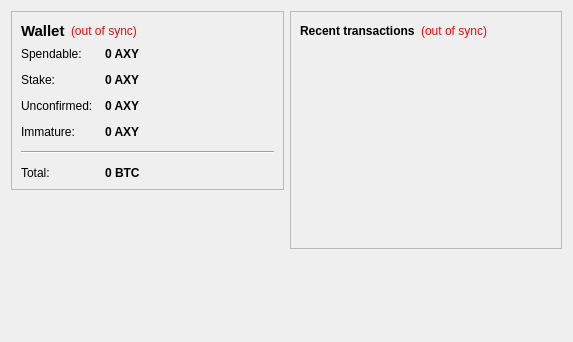
<?xml version="1.0" encoding="UTF-8"?>
<ui version="4.0">
 <class>OverviewPage</class>
 <widget class="QWidget" name="OverviewPage">
  <property name="geometry">
   <rect>
    <x>0</x>
    <y>0</y>
    <width>573</width>
    <height>342</height>
   </rect>
  </property>
  <property name="windowTitle">
   <string>Form</string>
  </property>
  <layout class="QHBoxLayout" name="horizontalLayout" stretch="1,1">
   <item>
    <layout class="QVBoxLayout" name="verticalLayout_2">
     <item>
      <widget class="QFrame" name="frame">
       <property name="frameShape">
        <enum>QFrame::StyledPanel</enum>
       </property>
       <property name="frameShadow">
        <enum>QFrame::Raised</enum>
       </property>
       <layout class="QVBoxLayout" name="verticalLayout_4">
        <item>
         <layout class="QHBoxLayout" name="horizontalLayout_4">
          <item>
           <widget class="QLabel" name="label_5">
            <property name="font">
             <font>
              <pointsize>11</pointsize>
              <weight>75</weight>
              <bold>true</bold>
             </font>
            </property>
            <property name="text">
             <string>Wallet</string>
            </property>
           </widget>
          </item>
          <item>
           <widget class="QLabel" name="labelWalletStatus">
            <property name="toolTip">
             <string>The displayed information may be out of date. Your wallet automatically synchronizes with the AUXYCOIN network after a connection is established, but this process has not completed yet.</string>
            </property>
            <property name="styleSheet">
             <string notr="true">QLabel { color: red; }</string>
            </property>
            <property name="text">
             <string notr="true">(out of sync)</string>
            </property>
            <property name="alignment">
             <set>Qt::AlignLeading|Qt::AlignLeft|Qt::AlignVCenter</set>
            </property>
           </widget>
          </item>
          <item>
           <spacer name="horizontalSpacer_2">
            <property name="orientation">
             <enum>Qt::Horizontal</enum>
            </property>
            <property name="sizeHint" stdset="0">
             <size>
              <width>40</width>
              <height>20</height>
             </size>
            </property>
           </spacer>
          </item>
         </layout>
        </item>
        <item>
         <layout class="QFormLayout" name="formLayout_2">
          <property name="fieldGrowthPolicy">
           <enum>QFormLayout::AllNonFixedFieldsGrow</enum>
          </property>
          <property name="horizontalSpacing">
           <number>12</number>
          </property>
          <property name="verticalSpacing">
           <number>12</number>
          </property>
          <item row="0" column="0">
           <widget class="QLabel" name="label">
            <property name="text">
             <string>Spendable:</string>
            </property>
           </widget>
          </item>
          <item row="0" column="1">
           <widget class="QLabel" name="labelBalance">
            <property name="font">
             <font>
              <weight>75</weight>
              <bold>true</bold>
             </font>
            </property>
            <property name="cursor">
             <cursorShape>IBeamCursor</cursorShape>
            </property>
            <property name="toolTip">
             <string>Your current spendable balance</string>
            </property>
            <property name="text">
             <string notr="true">0 AXY</string>
            </property>
            <property name="textInteractionFlags">
             <set>Qt::LinksAccessibleByMouse|Qt::TextSelectableByKeyboard|Qt::TextSelectableByMouse</set>
            </property>
           </widget>
          </item>
          <item row="1" column="0">
           <widget class="QLabel" name="label_6">
            <property name="text">
             <string>Stake:</string>
            </property>
           </widget>
          </item>
          <item row="1" column="1">
           <widget class="QLabel" name="labelStake">
            <property name="font">
             <font>
              <weight>75</weight>
              <bold>true</bold>
             </font>
            </property>
            <property name="cursor">
             <cursorShape>IBeamCursor</cursorShape>
            </property>
            <property name="toolTip">
             <string>Total of coins that was staked, and do not yet count toward the current balance</string>
            </property>
            <property name="text">
             <string notr="true">0 AXY</string>
            </property>
            <property name="textInteractionFlags">
             <set>Qt::LinksAccessibleByMouse|Qt::TextSelectableByKeyboard|Qt::TextSelectableByMouse</set>
            </property>
           </widget>
          </item>
          <item row="2" column="0">
           <widget class="QLabel" name="label_3">
            <property name="text">
             <string>Unconfirmed:</string>
            </property>
           </widget>
          </item>
          <item row="2" column="1">
           <widget class="QLabel" name="labelUnconfirmed">
            <property name="font">
             <font>
              <weight>75</weight>
              <bold>true</bold>
             </font>
            </property>
            <property name="cursor">
             <cursorShape>IBeamCursor</cursorShape>
            </property>
            <property name="toolTip">
             <string>Total of transactions that have yet to be confirmed, and do not yet count toward the current balance</string>
            </property>
            <property name="text">
             <string notr="true">0 AXY</string>
            </property>
            <property name="textInteractionFlags">
             <set>Qt::LinksAccessibleByMouse|Qt::TextSelectableByKeyboard|Qt::TextSelectableByMouse</set>
            </property>
           </widget>
          </item>
          <item row="3" column="0">
           <widget class="QLabel" name="labelImmatureText">
            <property name="text">
             <string>Immature:</string>
            </property>
           </widget>
          </item>
          <item row="3" column="1">
           <widget class="QLabel" name="labelImmature">
            <property name="font">
             <font>
              <weight>75</weight>
              <bold>true</bold>
             </font>
            </property>
            <property name="toolTip">
             <string>Mined balance that has not yet matured</string>
            </property>
            <property name="text">
             <string notr="true">0 AXY</string>
            </property>
            <property name="textInteractionFlags">
             <set>Qt::LinksAccessibleByMouse|Qt::TextSelectableByKeyboard|Qt::TextSelectableByMouse</set>
            </property>
           </widget>
          </item>
          <item row="4" column="0" colspan="2">
           <widget class="Line" name="line">
            <property name="orientation">
             <enum>Qt::Horizontal</enum>
            </property>
           </widget>
          </item>
          <item row="5" column="0">
           <widget class="QLabel" name="labelTotalText">
            <property name="text">
             <string>Total:</string>
            </property>
           </widget>
          </item>
          <item row="5" column="1">
           <widget class="QLabel" name="labelTotal">
            <property name="font">
             <font>
              <weight>75</weight>
              <bold>true</bold>
             </font>
            </property>
            <property name="cursor">
             <cursorShape>IBeamCursor</cursorShape>
            </property>
            <property name="toolTip">
             <string>Your current total balance</string>
            </property>
            <property name="text">
             <string notr="true">0 BTC</string>
            </property>
            <property name="textInteractionFlags">
             <set>Qt::LinksAccessibleByMouse|Qt::TextSelectableByKeyboard|Qt::TextSelectableByMouse</set>
            </property>
           </widget>
          </item>
         </layout>
        </item>
       </layout>
      </widget>
     </item>
     <item>
      <spacer name="verticalSpacer">
       <property name="orientation">
        <enum>Qt::Vertical</enum>
       </property>
       <property name="sizeHint" stdset="0">
        <size>
         <width>20</width>
         <height>40</height>
        </size>
       </property>
      </spacer>
     </item>
    </layout>
   </item>
   <item>
    <layout class="QVBoxLayout" name="verticalLayout_3">
     <item>
      <widget class="QFrame" name="frame_2">
       <property name="frameShape">
        <enum>QFrame::StyledPanel</enum>
       </property>
       <property name="frameShadow">
        <enum>QFrame::Raised</enum>
       </property>
       <layout class="QVBoxLayout" name="verticalLayout">
        <item>
         <layout class="QHBoxLayout" name="horizontalLayout_2">
          <item>
           <widget class="QLabel" name="label_4">
            <property name="text">
             <string>&lt;b&gt;Recent transactions&lt;/b&gt;</string>
            </property>
           </widget>
          </item>
          <item>
           <widget class="QLabel" name="labelTransactionsStatus">
            <property name="toolTip">
             <string>The displayed information may be out of date. Your wallet automatically synchronizes with the AUXYCOIN network after a connection is established, but this process has not completed yet.</string>
            </property>
            <property name="styleSheet">
             <string notr="true">QLabel { color: red; }</string>
            </property>
            <property name="text">
             <string notr="true">(out of sync)</string>
            </property>
            <property name="alignment">
             <set>Qt::AlignRight|Qt::AlignTrailing|Qt::AlignVCenter</set>
            </property>
           </widget>
          </item>
          <item>
           <spacer name="horizontalSpacer">
            <property name="orientation">
             <enum>Qt::Horizontal</enum>
            </property>
            <property name="sizeHint" stdset="0">
             <size>
              <width>40</width>
              <height>20</height>
             </size>
            </property>
           </spacer>
          </item>
         </layout>
        </item>
        <item>
         <widget class="QListView" name="listTransactions">
          <property name="styleSheet">
           <string notr="true">QListView { background: transparent; }</string>
          </property>
          <property name="frameShape">
           <enum>QFrame::NoFrame</enum>
          </property>
          <property name="verticalScrollBarPolicy">
           <enum>Qt::ScrollBarAlwaysOff</enum>
          </property>
          <property name="horizontalScrollBarPolicy">
           <enum>Qt::ScrollBarAlwaysOff</enum>
          </property>
          <property name="selectionMode">
           <enum>QAbstractItemView::NoSelection</enum>
          </property>
         </widget>
        </item>
       </layout>
      </widget>
     </item>
     <item>
      <spacer name="verticalSpacer_2">
       <property name="orientation">
        <enum>Qt::Vertical</enum>
       </property>
       <property name="sizeHint" stdset="0">
        <size>
         <width>20</width>
         <height>40</height>
        </size>
       </property>
      </spacer>
     </item>
    </layout>
   </item>
  </layout>
 </widget>
 <resources/>
 <connections/>
</ui>
